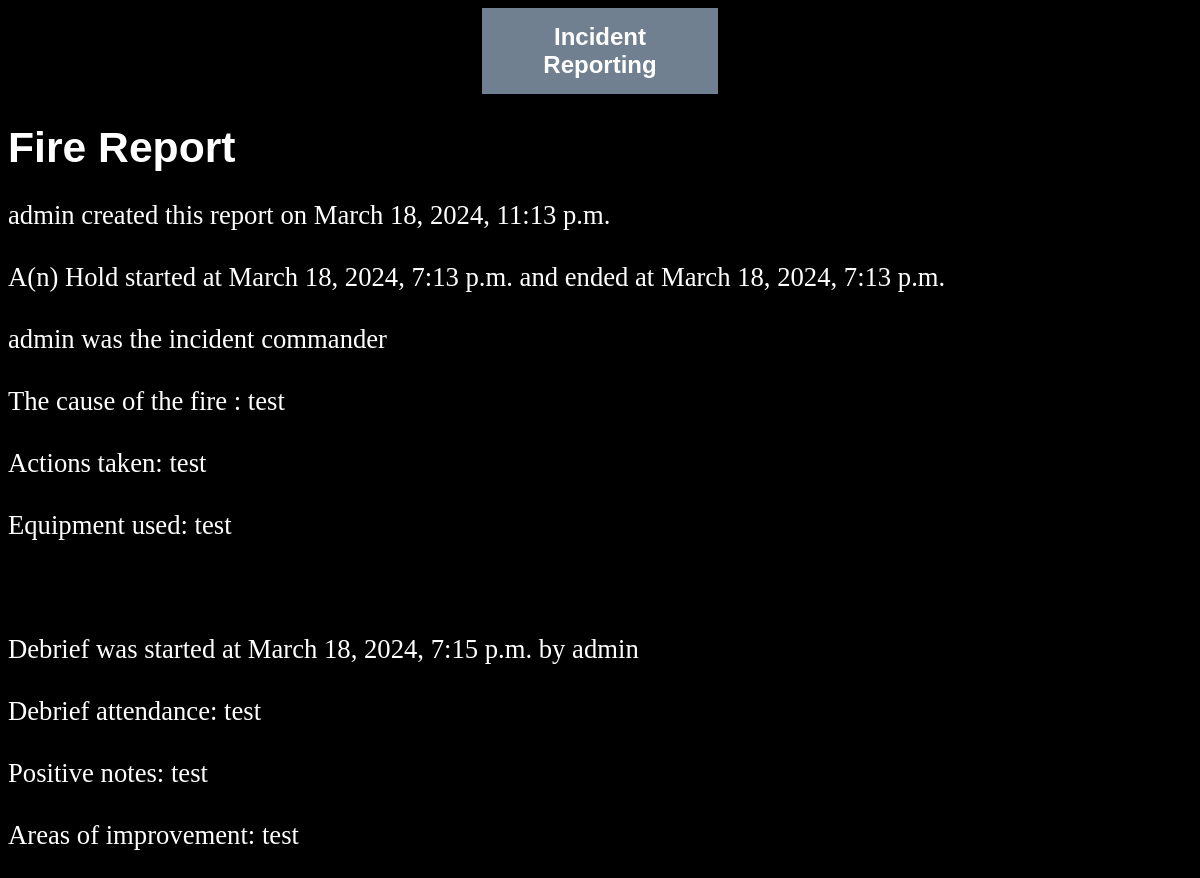
The page /Report/firereport_detail/4 on the database its author committed.
### Report/models.py (models this page shows, shortened)
class FireReport(models.Model):
    user = models.ForeignKey(User, on_delete=models.SET_NULL, null=True, related_name='FireCreator')
    created = models.DateTimeField(auto_now_add=True)
    updated = models.DateTimeField(auto_now=True)
    date_and_time_of_incident_start = models.DateTimeField()
    date_and_time_of_incident_end = models.DateTimeField()
    incident_commander = models.ForeignKey(User, on_delete=models.SET_NULL, null=True, related_name='FireCommander')
    incident_type = models.ForeignKey(IncidentType, on_delete=models.SET_NULL, null=True)
    cause_of_incident = models.CharField(max_length=140)
    actions_taken = models.TextField()
    equipment_used = models.TextField()
    debrief_attendance = models.TextField()
    positive_notes = models.TextField()
    areas_of_improvement = models.TextField()
    debrief_commander = models.ForeignKey(User, on_delete=models.SET_NULL, null=True,related_name='FireDebriefCommander')
    debrief_date_time = models.DateTimeField()
    class Meta:
        ordering = ['-created']

class IncidentType(models.Model):
    type = models.CharField(max_length=100)
    description = models.CharField(max_length=140,blank=True, null=True)
    def __str__(self):
        return self.type

### Report/views.py (the view)
# urls.py: path('firereport_detail/<int:pk>',FireDetailView.as_view(),name='firereport_detail'),
class FireDetailView(DetailView):
    model = FireReport

### Report/templates/Report/firereport_detail.html
{% extends 'base.html' %}
{% block content %}
<h1>Fire Report</h1>
<p>
{{firereport.user}} created this report on {{firereport.created}}
<br>
<br>
A(n) {{firereport.incident_type}} started at {{firereport.date_and_time_of_incident_start}} and ended at {{firereport.date_and_time_of_incident_end}}
<br>
<br>
{{firereport.incident_commander}} was the incident commander
<br><br>
The cause of the fire : {{firereport.cause_of_incident}}
<br><br>
Actions taken: {{firereport.actions_taken}}
<br><br>
Equipment used: {{firereport.equipment_used}}
<br><br><br><br>
Debrief was started at {{firereport.debrief_date_time}} by {{firereport.debrief_commander}}
<br><br>
Debrief attendance: {{firereport.debrief_attendance}}
<br><br>
Positive notes: {{firereport.positive_notes}}
<br><br>
Areas of improvement: {{firereport.areas_of_improvement}}
</p>
{% endblock %}

### templates/base.html (style rules this page uses)
p { font-size: 20pt; }
body { background-color: black; color: white; }
h1 { font-family: Verdana, Geneva, Tahoma, sans-serif; font-size: 32pt; font-style: none; font-weight: none; }

### rows shown on the page
FireReport: user "admin", created "March 18, 2024, 11:13 p.m.", incident_type "Hold", date_and_time_of_incident_start "March 18, 2024, 7:13 p.m.", date_and_time_of_incident_end "March 18, 2024, 7:13 p.m.", incident_commander "admin", cause_of_incident "test", actions_taken "test", equipment_used "test", debrief_date_time "March 18, 2024, 7:15 p.m.", debrief_commander "admin", debrief_attendance "test", positive_notes "test", areas_of_improvement "test"
